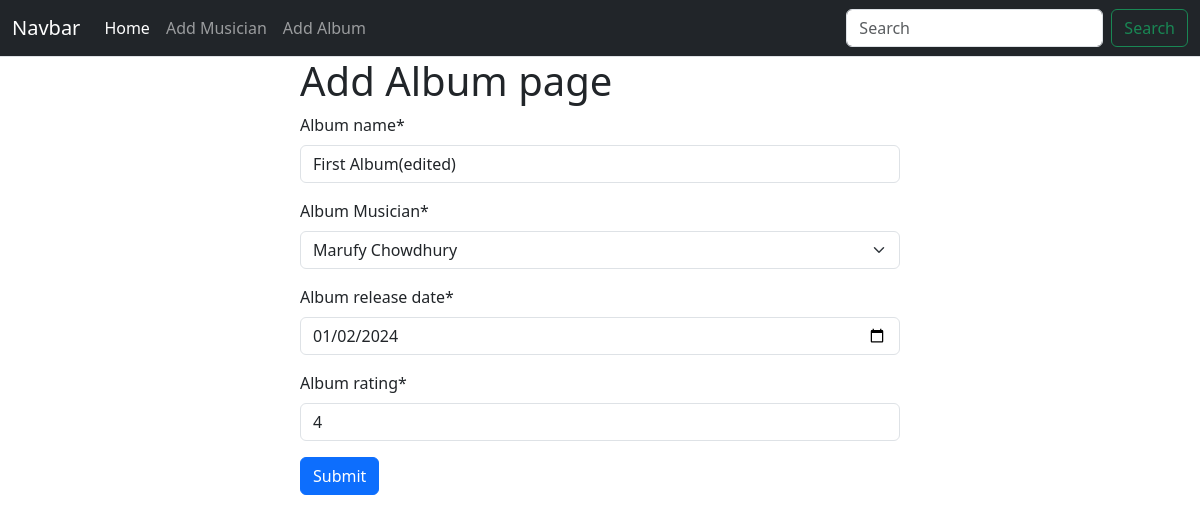
/album/edit/2, run on the app's committed database.
### album/models.py (models this page shows, shortened)
class Album(models.Model):
    Album_name = models.CharField(max_length=100)
    Album_Musician = models.ForeignKey(Musician, on_delete=models.CASCADE)
    Album_release_date = models.DateField()
    Album_rating = models.IntegerField(
        validators=[MinValueValidator(1), MaxValueValidator(5)]
    )

### album/views.py (the view)
# urls.py: path('edit/<int:id>',views.edit_album,name='edit_album'),
def edit_album(request,id):
    album = models.Album.objects.get(pk=id)
    album_form = forms.AlbumForm(instance=album)
    if request.method == 'POST':
        album_form = forms.AlbumForm(request.POST,instance=album)
        if album_form.is_valid():
            album_form.save()
            return redirect('homepage') # home page set korte hobe
    return render(request,'add_album.html',{'form':album_form})

### album/forms.py
class AlbumForm(forms.ModelForm):
    class Meta:
        model = Album
        fields = "__all__"
        widgets = {
            'Album_release_date': forms.DateInput(attrs={'type': 'date'})
        }

### musician/models.py (called while the page is built)
    def __str__(self):
        return f"{self.first_name} {self.last_name}"

### album/templates/add_album.html
{% extends "base.html" %}
{% block content %}
{% load crispy_forms_tags %}
<div class="w-50 m-auto">
  <h1>Add Album page</h1>
  <form method="post">
    {% csrf_token %} {{form | crispy}}
    <button class="btn btn-primary" type="submit">Submit</button>
  </form>
</div>
{% endblock content %}

### data on the page
Album: Album_name "First Album(edited)", Album_Musician "Marufy Chowdhury", Album_release_date "01/02/2024", Album_rating "4"
